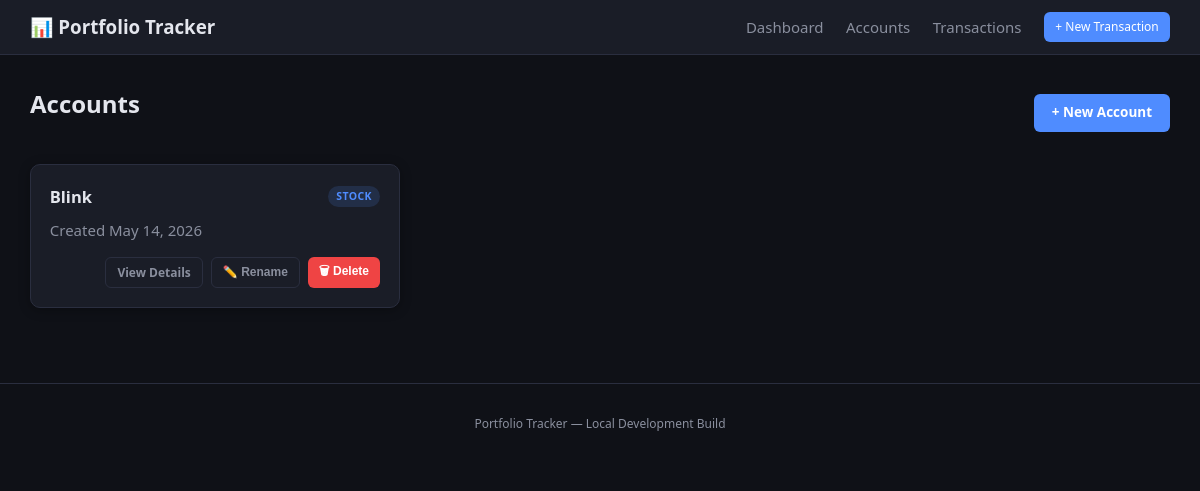
Screenshot of /accounts/ with the database file from the repository.
### app/models/account.py (models this page shows, shortened)
class Account(db.Model):
    __tablename__ = "accounts"
    id = db.Column(db.Integer, primary_key=True)
    name = db.Column(db.String(120), nullable=False)
    account_type = db.Column(db.String(20), nullable=False)
    created_at = db.Column(
        db.DateTime, default=lambda: datetime.now(timezone.utc)
    )
    transactions = db.relationship(
        "Transaction", backref="account", lazy=True, cascade="all, delete-orphan"
    )

### app/routes/accounts.py (the view)
@accounts_bp.route("/")
def list_accounts():
    accounts = Account.query.order_by(Account.created_at.desc()).all()
    return render_template("accounts.html", accounts=accounts)

### app/templates/accounts.html (shortened to what this page needs)
{% extends "base.html" %}
{% block content %}
<div class="page-header">
    <h1>Accounts</h1>
    <a href="{{ url_for('accounts.create_account') }}" class="btn btn-primary">+ New Account</a>
</div>
{% if accounts %}
<div class="accounts-grid">
    {% for acct in accounts %}
    <div class="account-card">
        <div class="account-card-header">
            <h3>{{ acct.name }}</h3>
            <span class="badge badge-{{ acct.account_type }}">{{ acct.account_type | upper }}</span>
        </div>
        <div class="account-card-body">
            <p class="muted">Created {{ acct.created_at.strftime('%b %d, %Y') if acct.created_at else 'N/A' }}</p>
        </div>
        <div class="account-card-footer" style="gap:0.5rem;flex-wrap:wrap;">
            <a href="{{ url_for('accounts.account_detail', account_id=acct.id) }}" class="btn btn-sm btn-outline">View Details</a>
            <button class="btn btn-sm btn-outline"
                    onclick="openRenameModal({{ acct.id }}, '{{ acct.name | replace("'", "\\'") }}')">✏️ Rename</button>
            <form method="POST" action="{{ url_for('accounts.delete_account', account_id=acct.id) }}" style="display:inline"
                  onsubmit="return confirm('Delete account ' + {{ acct.name | tojson }} + ' and ALL its transactions? This cannot be undone.')">
                <button type="submit" class="btn btn-sm btn-danger">🗑 Delete</button>
            </form>
        </div>
    </div>
    {% endfor %}
</div>
{% else %}
<div class="empty-state">
    <p>No accounts yet. Create your first account to get started.</p>
    <a href="{{ url_for('accounts.create_account') }}" class="btn btn-primary">+ Create Account</a>
</div>
{% endif %}
{% endblock %}

### app/static/css/style.css (style rules this page uses)
*, *::before, *::after { box-sizing: border-box; margin: 0; padding: 0; }
:root { --bg: #0f1117; --bg-card: #1a1d27; --bg-card-hover: #22263a; --border: #2a2e3f; --text: #e4e6ed; --text-muted: #8a8f9e; --primary: #4f8cff; --primary-hover: #3a74e0; --green: #22c55e; --green-bg: rgba(34, 197, 94, 0.12); --red: #ef4444; --red-bg: rgba(239, 68, 68, 0.12); --yellow: #eab308; --font: 'Segoe UI', -apple-system, BlinkMacSystemFont, sans-serif; --mono: 'Cascadia Code', 'Fira Code', 'Consolas', monospace; --radius: 10px; --radius-sm: 6px; --shadow: 0 2px 12px rgba(0,0,0,0.3); }
html { font-size: 15px; }
body { font-family: var(--font); background: var(--bg); color: var(--text); line-height: 1.6; min-height: 100vh; }
a { color: var(--primary); text-decoration: none; }
.btn { display: inline-block; padding: 0.55rem 1.2rem; border-radius: var(--radius-sm); font-weight: 600; font-size: 0.9rem; cursor: pointer; border: none; transition: background 0.15s, transform 0.1s; text-decoration: none; }
.btn-primary { background: var(--primary); color: #fff; }
.btn-outline { background: transparent; border: 1px solid var(--border); color: var(--text-muted); }
.btn-sm { padding: 0.35rem 0.75rem; font-size: 0.8rem; }
.page-header { display: flex; align-items: center; justify-content: space-between; margin-bottom: 1.5rem; }
.page-header h1 { font-size: 1.6rem; }
h1 { font-size: 1.6rem; margin-bottom: 1.2rem; }
h3 { font-size: 1.1rem; }
.muted { color: var(--text-muted); }
.badge { display: inline-block; padding: 0.15rem 0.55rem; border-radius: 20px; font-size: 0.7rem; font-weight: 700; text-transform: uppercase; letter-spacing: 0.04em; }
.badge-stock { background: rgba(79, 140, 255, 0.15); color: var(--primary); }
.accounts-grid { display: grid; grid-template-columns: repeat(auto-fill, minmax(300px, 1fr)); gap: 1rem; }
.account-card { background: var(--bg-card); border: 1px solid var(--border); border-radius: var(--radius); padding: 1.25rem; box-shadow: var(--shadow); transition: border-color 0.15s; }
.account-card-header { display: flex; align-items: center; justify-content: space-between; margin-bottom: 0.5rem; }
.account-card-body { margin-bottom: 1rem; }
.account-card-footer { display: flex; justify-content: flex-end; }
.btn-danger { background: var(--red); color: #fff; }

### rows the page displays
Account: name "Blink", account_type "STOCK", created_at "May 14, 2026"
